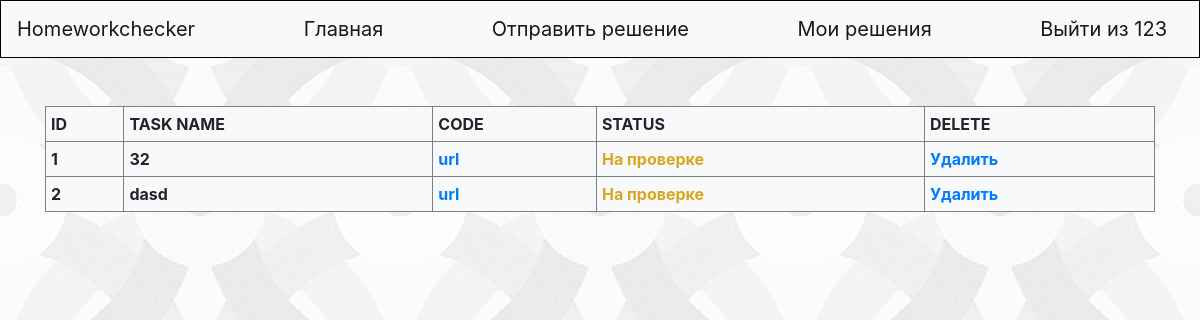
The app's page /my_solutions (signed in), older data.
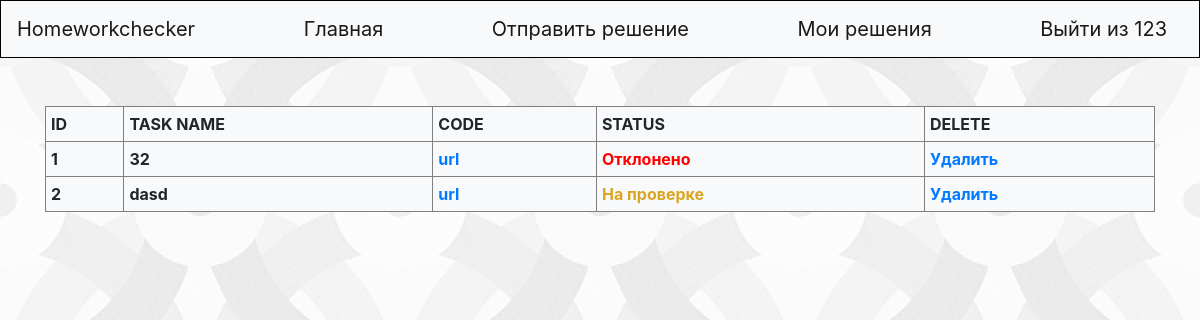
The same page, newer data.
### main.py (models this page shows, shortened)
class SolutionAttempt(db.Model):
    id = db.Column(db.Integer, primary_key=True)
    task = db.Column(db.String(120), unique=False, nullable=False)
    code = db.Column(db.String(2000), unique=False, nullable=False)
    status = db.Column(db.String(50), unique=False, nullable=False)
    student_id = db.Column(db.Integer,
                           db.ForeignKey('yandex_lyceum_student.id'),
                           nullable=False)
    student = db.relationship('YandexLyceumStudent',
                              backref=db.backref('SolutionAttempts',
                                                 lazy=True))

### main.py (the view)
@app.route('/my_solutions', methods=['POST', 'GET'])
def my_solutions():
    if 'username' not in session:
        return redirect('/login')
    user = YandexLyceumStudent.query.filter_by(username=session['username']).first()
    all = SolutionAttempt.query.filter_by(student_id=user.id)
    arr = []
    for i in all:
        arr.append((i.id, i.task, i.status))
    return render_template('my_solutions.html', ADMINS=ADMINS, session=session, solutions=arr, sz=len(arr))

### templates/my_solutions.html (shortened to what this page needs)
{% extends "base.html" %}
{% block content %}
{% if sz == 0%}
    <br/>
<br/>
<br/>
<br/>
<br/>
    <center><h1> Список ваших решений пуст </h1></center>
      {% else %}
    <div>
        <br/>
  <table border="1" width="100%" cellpadding="5" style="background-color: #f8f9fa;">
       <th>ID</th>
      <th>TASK NAME</th>
      <th>CODE</th>
      <th>STATUS</th>
         <th>DELETE</th>
      {% for id, task_name, status in solutions %}
      <tr>
          <th>{{id}}</th>
          <th>{{task_name}}</th>
          <th> <a href="/code/{{id}}">url</a></th>
                 {% if status == 'На проверке'%}
          <th> <a style="color:#DAA520">{{status}}</a></th>
          {% endif %}
            {% if status == 'Отклонено'%}
          <th> <a style="color:red">{{status}}</a></th>
          {% endif %}
         <th> <a href="/delete_solution/{{id}}">Удалить</a></th>
      </tr>
      {% endfor %}
       </table>
    </div>
{% endif %}
{% endblock %}

### templates/base.html (shortened to what this page needs)
<!doctype html>
<html lang="en">
<head>
    <link rel="stylesheet" href="https://maxcdn.bootstrapcdn.com/bootstrap/4.0.0/css/bootstrap.min.css">
</head>
  <body>
    <header>
      <nav class="navbar navbar-light bg-light" style="border: 1px solid black;">
        <a class="navbar-brand" href="/">Homeworkchecker</a>
          {% if "username" in session %}
                        <a class="navbar-brand" href="/">Главная</a>
                        {% if session["username"] in ADMINS %}
                             <a class="navbar-brand" href="/add_announcement">Добавить объявление</a>
                            <a class="navbar-brand" href="/solutions">Решения учеников</a>
                         {% else %}
                              <a class="navbar-brand" href="/send_solution">Отправить решение</a>
                              <a class="navbar-brand" href="/my_solutions">Мои решения</a>
                        {% endif %}
                         <a class="navbar-brand" href="/logout">Выйти из {{session["username"]}}</a>
           {% endif %}
      </nav>
    </header>
    <main role="main" class="container">
        <br/>
        {% block content %}
        {% endblock %}
    </main>
  </body>
</html>

### templates/base.html (style rules this page uses)
body { background-image: url(../static/fon.jpg); background-color: #f8f9fa; }

Row changes from the older to the newer data that the page shows:
changed SolutionAttempt: status "На проверке" → "Отклонено"
